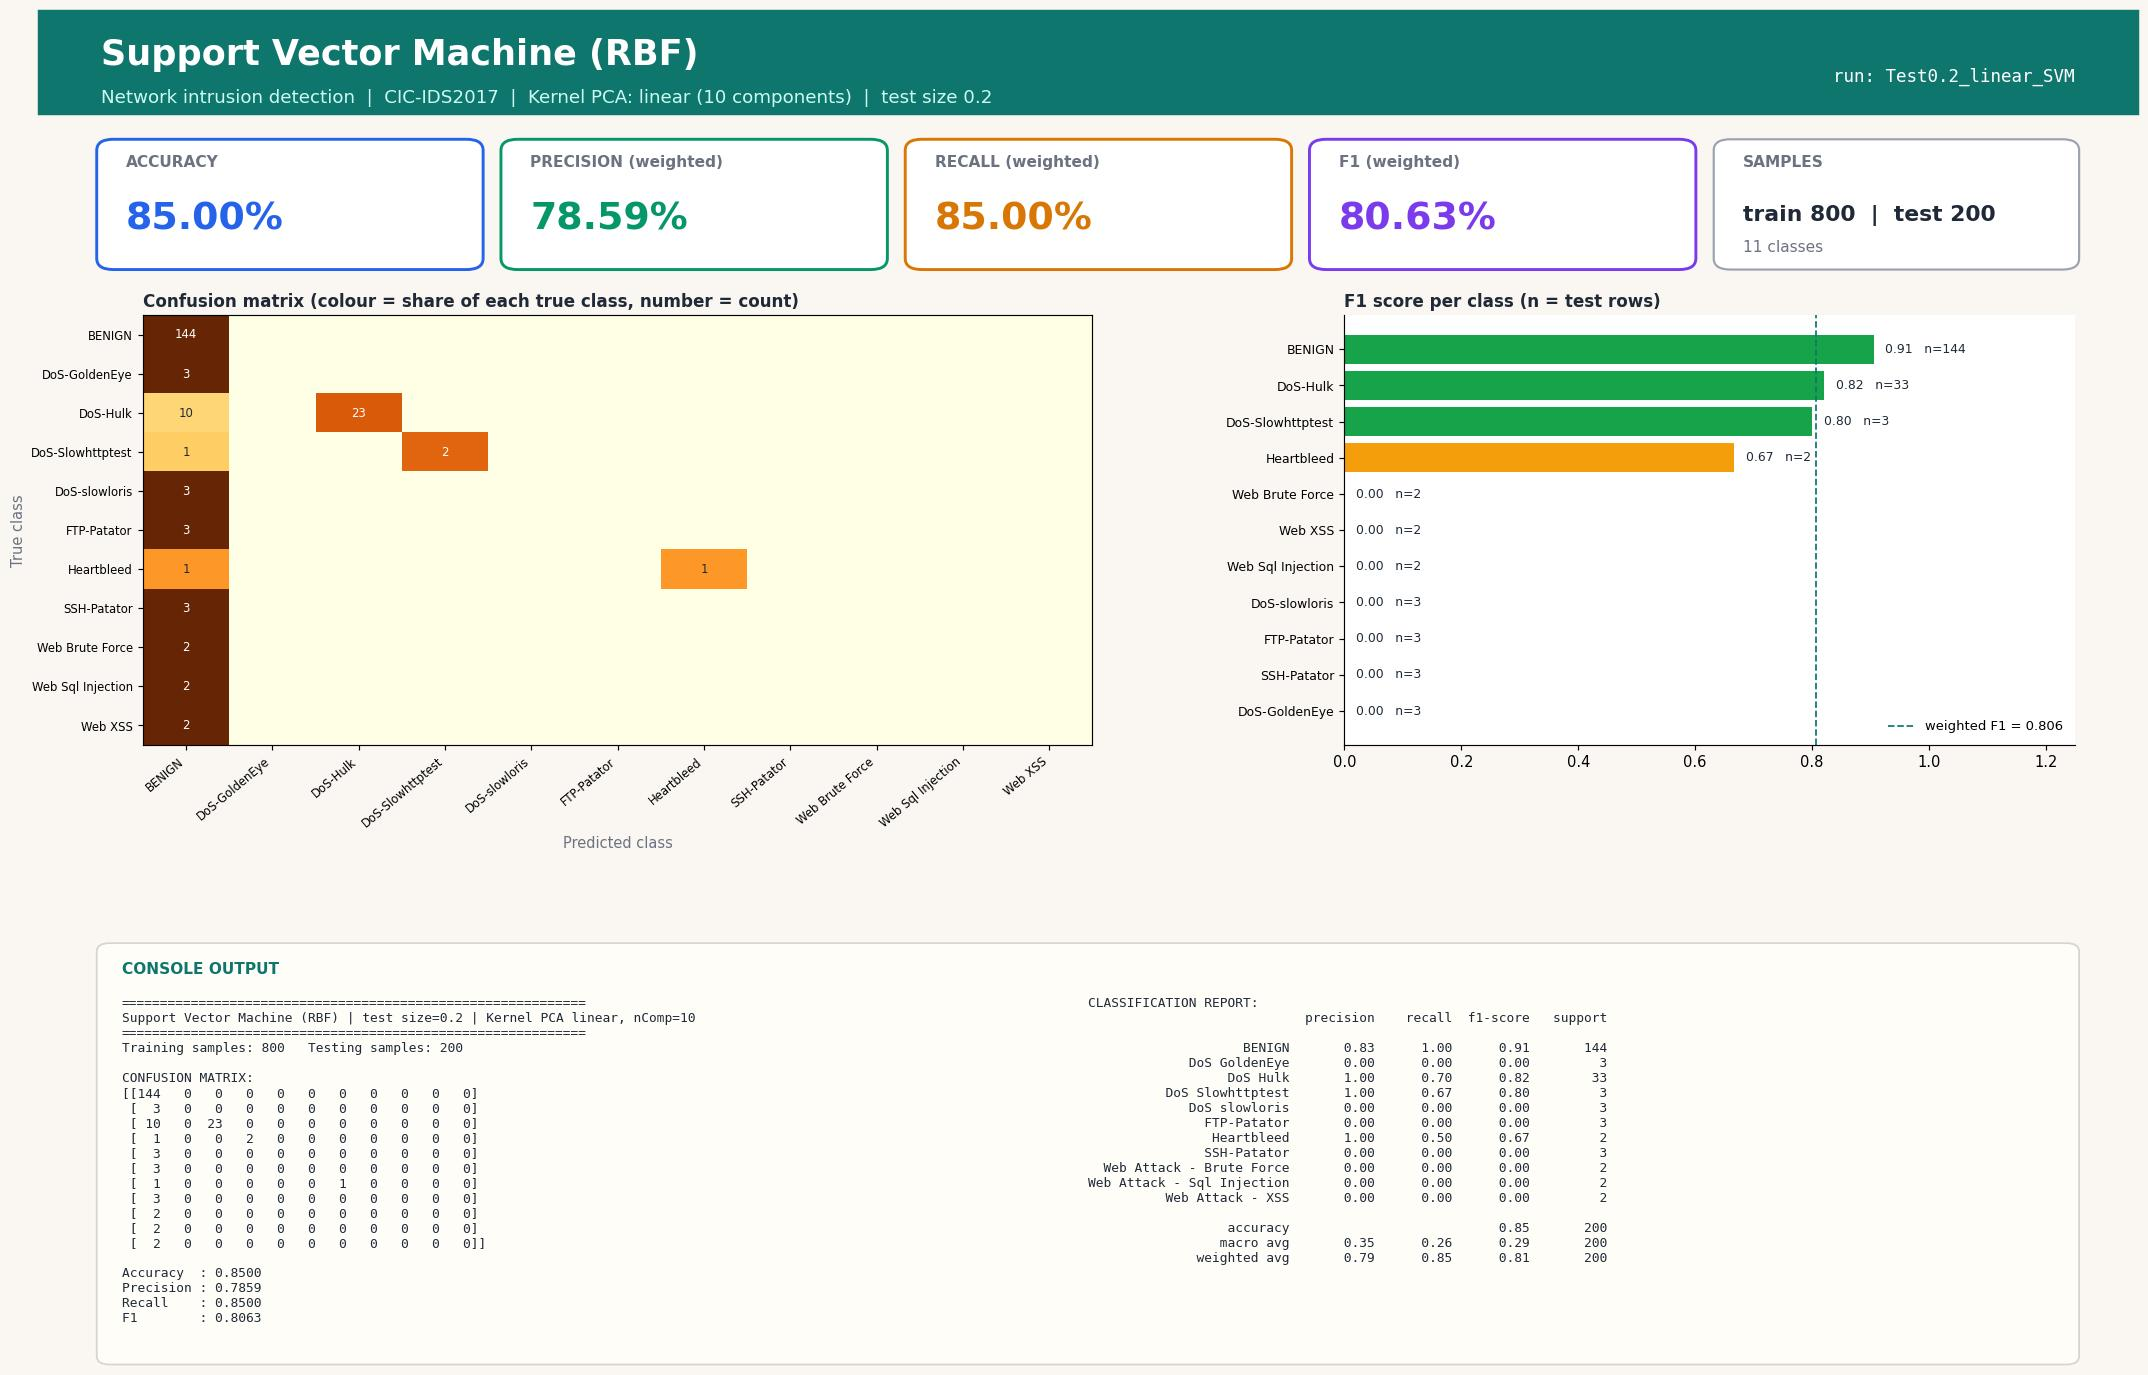

This figure's Python source:
#!/usr/bin/env python3
"""Support Vector Machine (RBF) | Test size 0.2 | Kernel PCA kernel=linear, n_components=10
CIC-IDS2017 (Tue+Wed+Thu-morning) 1000-row stratified sample.
Run in any IDE (Spyder / VS Code / PyCharm / Jupyter): open the file and press Run, no arguments needed.
Saves next to this file: 'Test0.2_linear_SVM.jpg' - one image with the console output (confusion matrix, metrics, classification report) plus charts."""
import json, os
import numpy as np
import matplotlib.pyplot as plt
from sklearn.decomposition import KernelPCA
from sklearn.svm import SVC
from sklearn.metrics import (accuracy_score, classification_report, confusion_matrix,
                             f1_score, precision_score, recall_score)
from sklearn.model_selection import train_test_split
from sklearn.preprocessing import StandardScaler

TEST_SIZE, KERNEL, N_COMP, ALG, ALG_NAME = 0.2, "linear", 10, "SVM", "Support Vector Machine (RBF)"
try:
    HERE = os.path.dirname(os.path.abspath(__file__))
except NameError:                      # Jupyter / interactive console
    HERE = os.getcwd()
def _find_root():                      # folder that contains data/sample.npz (works from any working directory)
    for p in (HERE, os.path.join(HERE, ".."), os.path.join(HERE, "..", ".."), os.getcwd()):
        if os.path.exists(os.path.join(p, "data", "sample.npz")):
            return os.path.abspath(p)
    raise FileNotFoundError("data/sample.npz not found - run prepare_data.py or keep the repo folder structure")
ROOT = _find_root()
tag = f"Test{TEST_SIZE}_{KERNEL}_{ALG}"

# 1. LOAD cached, cleaned sample (see prepare_data.py)
d = np.load(os.path.join(ROOT, "data", "sample.npz"), allow_pickle=True)
X, y, class_names = d["X"], d["y"], [str(c).replace("�", "-") for c in d["classes"]]

# 2. SPLIT
X_train, X_test, y_train, y_test = train_test_split(
    X, y, test_size=TEST_SIZE, random_state=42, stratify=y)

# 3. SCALE (fit on train only)
scaler = StandardScaler()
X_train = scaler.fit_transform(X_train); X_test = scaler.transform(X_test)

# 4. DIMENSIONALITY REDUCTION: Kernel PCA (fit on train only; gamma = sklearn default 1/n_features)
kpca = KernelPCA(n_components=N_COMP, kernel=KERNEL, random_state=0)
X_train = kpca.fit_transform(X_train); X_test = kpca.transform(X_test)

# 5. CLASSIFIER
classifier = SVC(kernel="rbf", C=1.0, gamma="scale", random_state=0)
classifier.fit(X_train, y_train)
y_pred = classifier.predict(X_test)

# 6. METRICS
labels = np.arange(len(class_names))
cm = confusion_matrix(y_test, y_pred, labels=labels)
res = dict(test_size=TEST_SIZE, kernel=KERNEL, n_components=N_COMP, algorithm=ALG, model=ALG_NAME,
           n_train=int(len(y_train)), n_test=int(len(y_test)),
           accuracy=accuracy_score(y_test, y_pred),
           precision=precision_score(y_test, y_pred, average="weighted", zero_division=0),
           recall=recall_score(y_test, y_pred, average="weighted", zero_division=0),
           f1=f1_score(y_test, y_pred, average="weighted", zero_division=0))
report = classification_report(y_test, y_pred, labels=labels, target_names=class_names, zero_division=0)
lines = ["=" * 60, f"{ALG_NAME} | test size={TEST_SIZE} | Kernel PCA {KERNEL}, nComp={N_COMP}", "=" * 60,
         f"Training samples: {len(y_train)}   Testing samples: {len(y_test)}", "", "CONFUSION MATRIX:", np.array2string(cm), ""]
for k in ("accuracy", "precision", "recall", "f1"): lines.append(f"{k.capitalize():10s}: {res[k]:.4f}")
lines += ["", "CLASSIFICATION REPORT:", report]
console_output = "\n".join(lines); print(console_output)

# 7. VISUAL OUTPUT: ONE report-style image (banner, KPI cards, charts, console output) - real results only
from matplotlib.patches import FancyBboxPatch, Rectangle
short = [c.replace("Web Attack - ", "Web ").replace("DoS ", "DoS-") for c in class_names]
rep = classification_report(y_test, y_pred, labels=labels, target_names=class_names, zero_division=0, output_dict=True)
cmn = cm / np.maximum(cm.sum(axis=1, keepdims=True), 1)          # row-normalised = per-class recall
INK, MUTED, BG, ACC = "#1f2937", "#6b7280", "#faf7f2", "#0f766e"
fig = plt.figure(figsize=(20, 13.2), dpi=105, facecolor=BG)
fig.add_artist(Rectangle((0, 0.925), 1, 0.075, transform=fig.transFigure, color=ACC, zorder=0))
fig.text(0.03, 0.968, f"{ALG_NAME}", fontsize=24, fontweight="bold", color="white", va="center")
fig.text(0.03, 0.937, f"Network intrusion detection  |  CIC-IDS2017  |  Kernel PCA: {KERNEL} ({N_COMP} components)  |  test size {TEST_SIZE}",
         fontsize=12.5, color="#ccfbf1", va="center")
fig.text(0.97, 0.952, f"run: {tag}", fontsize=12, color="white", ha="right", va="center", family="monospace")

# KPI cards
cards = [("ACCURACY", res["accuracy"], "#2563eb"), ("PRECISION (weighted)", res["precision"], "#059669"),
         ("RECALL (weighted)", res["recall"], "#d97706"), ("F1 (weighted)", res["f1"], "#7c3aed")]
for i, (lab, v, col) in enumerate(cards):
    x0 = 0.03 + i * 0.1925
    fig.add_artist(FancyBboxPatch((x0, 0.815), 0.18, 0.09, boxstyle="round,pad=0.002,rounding_size=0.008", transform=fig.transFigure,
                                  facecolor="white", edgecolor=col, linewidth=2))
    fig.text(x0 + 0.012, 0.887, lab, fontsize=10.5, color=MUTED, fontweight="bold")
    fig.text(x0 + 0.012, 0.842, f"{v * 100:.2f}%", fontsize=26, color=col, fontweight="bold")
fig.add_artist(FancyBboxPatch((0.80, 0.815), 0.17, 0.09, boxstyle="round,pad=0.002,rounding_size=0.008", transform=fig.transFigure,
                              facecolor="white", edgecolor="#9ca3af", linewidth=1.5))
fig.text(0.812, 0.887, "SAMPLES", fontsize=10.5, color=MUTED, fontweight="bold")
fig.text(0.812, 0.848, f"train {res['n_train']}  |  test {res['n_test']}", fontsize=15, color=INK, fontweight="bold")
fig.text(0.812, 0.826, f"{len(class_names)} classes", fontsize=10.5, color=MUTED)

gs = fig.add_gridspec(1, 2, left=0.05, right=0.97, top=0.78, bottom=0.47, wspace=0.30, width_ratios=[1.3, 1])
ax1 = fig.add_subplot(gs[0, 0]); ax2 = fig.add_subplot(gs[0, 1])
for ax in (ax1, ax2): ax.set_facecolor("white")
im = ax1.imshow(cmn, cmap="YlOrBr", vmin=0, vmax=1, aspect="auto")
ax1.set_xticks(labels); ax1.set_yticks(labels); ax1.set_xticklabels(short, rotation=40, ha="right", fontsize=8); ax1.set_yticklabels(short, fontsize=8)
ax1.set_title("Confusion matrix (colour = share of each true class, number = count)", loc="left", fontsize=11.5, color=INK, fontweight="bold")
ax1.set_xlabel("Predicted class", color=MUTED); ax1.set_ylabel("True class", color=MUTED)
for a_ in labels:
    for b_ in labels:
        if cm[a_, b_]: ax1.text(b_, a_, cm[a_, b_], ha="center", va="center", fontsize=8, color="white" if cmn[a_, b_] > 0.6 else INK)
f1s = [rep[c]["f1-score"] for c in class_names]; sup = [int(rep[c]["support"]) for c in class_names]
order = np.argsort(f1s)
cols = ["#dc2626" if f1s[i] < 0.34 else "#f59e0b" if f1s[i] < 0.67 else "#16a34a" for i in order]
ax2.barh(range(len(order)), [f1s[i] for i in order], color=cols)
ax2.set_yticks(range(len(order))); ax2.set_yticklabels([short[i] for i in order], fontsize=8.5); ax2.set_xlim(0, 1.25)
ax2.set_title("F1 score per class (n = test rows)", loc="left", fontsize=11.5, color=INK, fontweight="bold")
for k, i in enumerate(order): ax2.text(f1s[i] + 0.02, k, f"{f1s[i]:.2f}   n={sup[i]}", va="center", fontsize=8.5, color=INK, zorder=5, bbox=dict(facecolor="white", edgecolor="none", pad=1))
for sp in ("top", "right"): ax2.spines[sp].set_visible(False)
ax2.axvline(res["f1"], color=ACC, ls="--", lw=1.2, label=f"weighted F1 = {res['f1']:.3f}"); ax2.legend(loc="lower right", fontsize=9, frameon=False)

# console output panel (same text that is printed to the console)
fig.add_artist(FancyBboxPatch((0.03, 0.025), 0.94, 0.30, boxstyle="round,pad=0.002,rounding_size=0.006", transform=fig.transFigure,
                              facecolor="#fffdf8", edgecolor="#d6d3d1", linewidth=1.2))
fig.text(0.04, 0.305, "CONSOLE OUTPUT", fontsize=10.5, color=ACC, fontweight="bold")
split_at = lines.index("CLASSIFICATION REPORT:")
fig.text(0.04, 0.288, "\n".join(lines[:split_at]), family="monospace", fontsize=8.8, color=INK, va="top")
fig.text(0.50, 0.288, "\n".join(lines[split_at:]), family="monospace", fontsize=8.8, color=INK, va="top")
plt.savefig(os.path.join(HERE, tag + ".jpg"), format="jpg", bbox_inches="tight", facecolor=BG)
if os.environ.get("ACN_NO_SHOW") != "1": plt.show()   # IDEs display the image; run_all.py disables this
plt.close()

os.makedirs(os.path.join(ROOT, "results", "json"), exist_ok=True)
with open(os.path.join(ROOT, "results", "json", tag + ".json"), "w") as f: json.dump(res, f)
